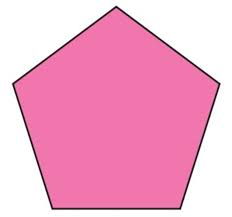
#> input picture phase5/pentagon.jpeg, 232 x 217 px, found by its file name
$ python contour_fun.py
#> lines starting #> are read from the running program, lines starting #| are printed output that depends on the picture; after the words box and inside, x2 and y2 are one past the last pixel; in counts of white or black regions, pixels touching at a corner belong together
import cv2

img=cv2.imread("phase5/pentagon.jpeg")
#> img is the input picture: shape (217, 232, 3); mean B, G, R 204.2, 172.1, 242
gray=cv2.cvtColor(img,cv2.COLOR_BGR2GRAY)
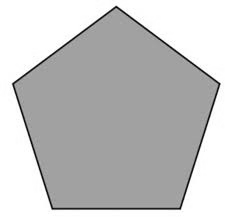
#> gray: shape (217, 232); min 4, max 255, mean 196.6

ret, thresh = cv2.threshold(gray, 0, 255, cv2.THRESH_BINARY_INV + cv2.THRESH_OTSU)
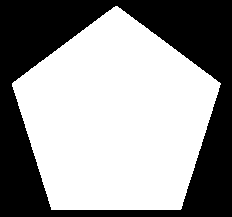
#> thresh: shape (217, 232); 58.9% white; 1 black region
#> ret = 205
contours, hierarchy = cv2.findContours(thresh, cv2.RETR_TREE, cv2.CHAIN_APPROX_SIMPLE)
#> contours = 1 contour; box (x1, y1, x2, y2) and area: (12, 6, 221, 210) 29362

print(f"Number of contours found: {len(contours)}")
#| Number of contours found: 1

cv2.drawContours(img, contours, -1, (0, 255, 0), 3)
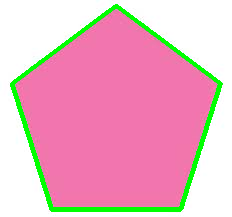
#> img: shape (217, 232, 3); 5.84% of pixels changed, all inside (x1, y1, x2, y2) = (10, 4, 223, 212)

for contour in contours:
    epsilon = 0.02 * cv2.arcLength(contour, True)
    approx = cv2.approxPolyDP(contour, epsilon, True)
    cv2.drawContours(img, [approx], -1, (0, 0, 255), 2)
    corners=len(approx)
    if(corners==3):
        cv2.putText(img, "Triangle", (contour[0][0][0], contour[0][0][1]), cv2.FONT_HERSHEY_SIMPLEX, 1, (0, 255, 0), 2)
    elif(corners==4):
        cv2.putText(img, "Rectangle", (contour[0][0][0], contour[0][0][1]), cv2.FONT_HERSHEY_SIMPLEX, 1, (0, 255, 0), 2)
    elif(corners==5):
        cv2.putText(img, "Pentagon", (contour[0][0][0], contour[0][0][1]), cv2.FONT_HERSHEY_SIMPLEX, 1, (0, 255, 0), 2)
    elif(corners==6):
        cv2.putText(img, "Hexagon", (contour[0][0][0], contour[0][0][1]), cv2.FONT_HERSHEY_SIMPLEX, 1, (0, 255, 0), 2)
    else:
        cv2.putText(img, "Circle", (contour[0][0][0], contour[0][0][1]), cv2.FONT_HERSHEY_SIMPLEX, 1, (0, 255, 0), 2)
#> this loop made 1 pass
#> (epsilon, corners) on pass 1: (13.71, 5)
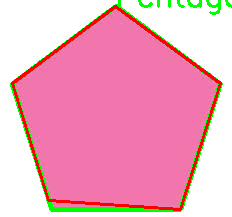
#> img: shape (217, 232, 3); 4.53% of pixels changed, all inside (x1, y1, x2, y2) = (11, 0, 232, 211)
cv2.imshow("Thresh", thresh)
cv2.imshow("Image", img)
cv2.waitKey(0)
cv2.destroyAllWindows()
